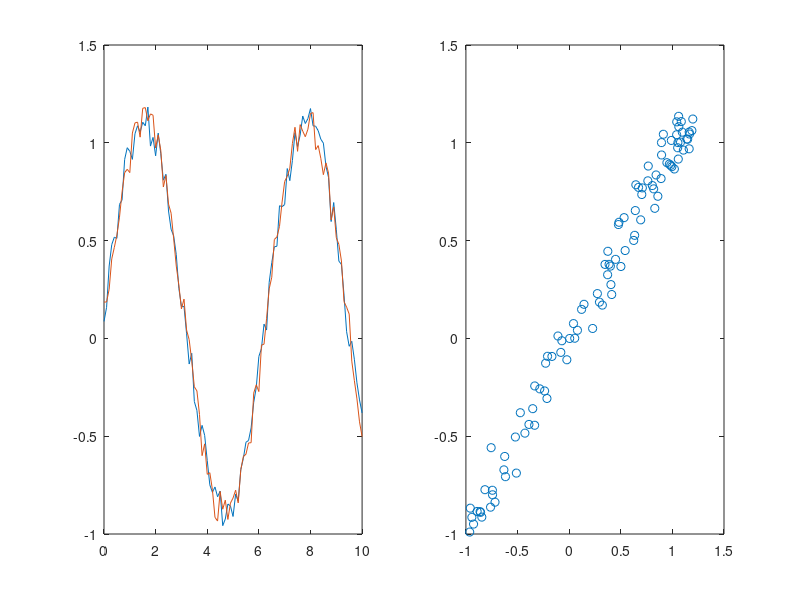
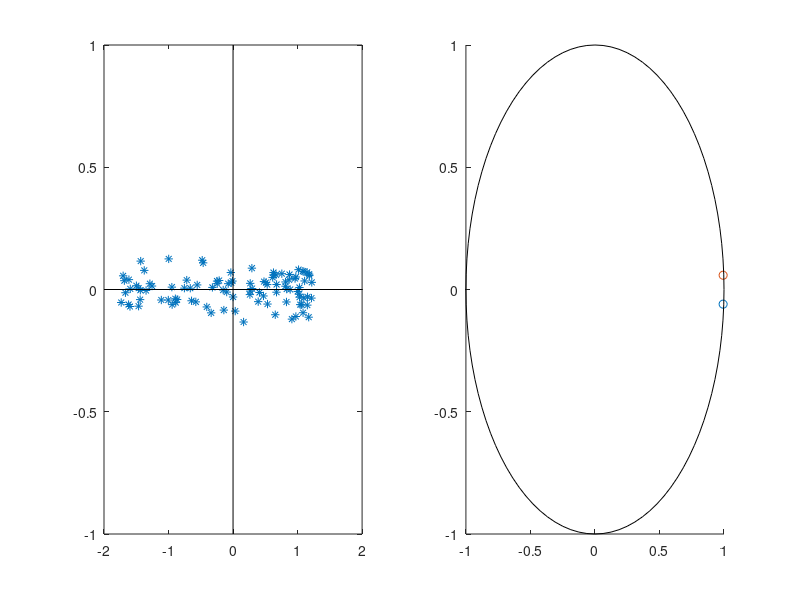

Here is the MATLAB script that generated these plots, in order:
clear all; close all; clc;
%%--Analyse en Composantes Principales--%%
% Exercice 2 : habitudes alimentaires


%%Donnees enonce
e = 1;  %epsilon
phi = 0; %phase
th = 0:pi/50:2*pi;
t=0:0.1:10;
s1 = @(t) sin(t) + 0.2*rand(1,length(t));
s2 = @(t) e*sin(t+phi) + 0.2*rand(1,length(t));

%%Affichage question 1.a
figure(1)
subplot(121)
plot(t,s1(t),t,s2(t));
subplot(122)
plot(s1(t),s2(t),'o');


%%Question 1.b
%%Matrice des donnees 
Y=[s1(t);s2(t)];
Y=Y';
[n,m]=size(Y);
%%Matrice des donnees centrees 
Ym = mean(Y);
X = Y - Ym(ones(n, 1),:);
%%Matrice de covariance
M= X'*X/n;
%%Diagonalisation de M
[P,lambda]= eig(M);
lambda = sort(diag(lambda),'descend')';
P=fliplr(P);
%%Taux d'inertie de chaque colonne
tau = zeros(1,m);
for j=1:m
    tau(j) = lambda(j)/sum(lambda);
end
%%Matrice associee au nouveau nuage de points
Xstar = X*P;

%%Affichage en composantes principales
figure(2)
subplot(121)
plot(Xstar(:,1),Xstar(:,2),'*');
axis([-2 2 -1 1]);
axh = gca; % use current axes
line(get(axh,'XLim'), [0 0], 'Color','k');
line([0 0], get(axh,'YLim'), 'Color','k');

%%Cercle des correlations
subplot(122)
hold on;
S=ones(n,1)*std(X);
Z=X./S;
for j=1:m
    xx =  Z(:,j)'*Xstar(:,1) * 1/(n*sqrt(lambda(1)));
    yy =  Z(:,j)'*Xstar(:,2) * 1/(n*sqrt(lambda(2)));
    plot(xx,yy,'o');
end
plot(cos(th),sin(th),'k');







